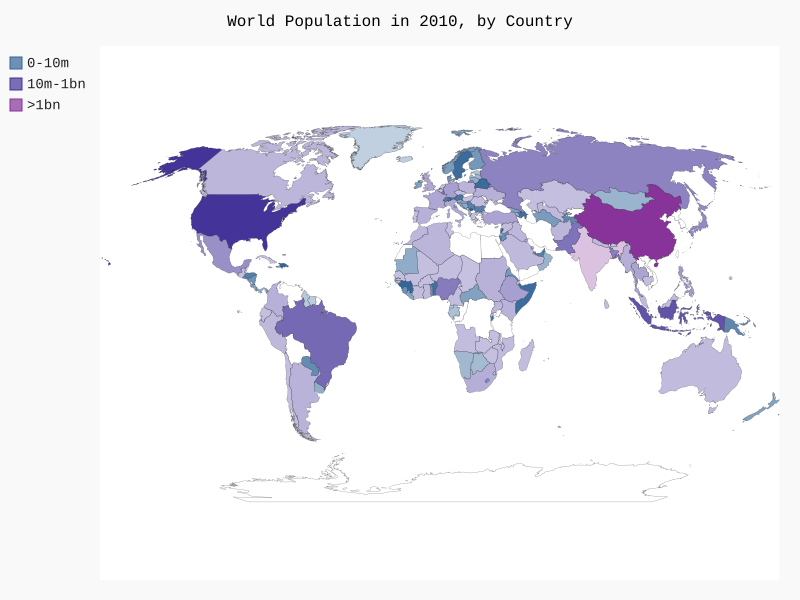

This figure's Python source:
import json

import pygal
from pygal.style import RotateStyle

from country_codes import get_country_code

# load the data into a list
filename = 'population_data.json'
with open(filename) as f:
    pop_data = json.load(f)

# build a dictionary of population data.
cc_populations = {}
# print the 2010 population for each country
for pop_dict in pop_data:
    if pop_dict['Year'] == '2010':
        country_name = pop_dict['Country Name']
        population = int(float(pop_dict['Value']))
        code = get_country_code(country_name)
        if code:
            cc_populations[code] = population

# group the countries into 3 population levels
cc_pops_1, cc_pops_2, cc_pops_3 = {}, {}, {}
for cc, pop in cc_populations.items():
    if pop < 10000000:
        cc_pops_1[cc] = pop
    elif pop < 1000000000:
        cc_pops_2[cc] = pop
    else:
        cc_pops_3[cc] = pop

# see how many countries are in each level
print(len(cc_pops_1), len(cc_pops_2), len(cc_pops_3))

wm_style = RotateStyle('#336699')
wm = pygal.maps.world.World(style=wm_style)
wm.title = 'World Population in 2010, by Country'
wm.add('0-10m', cc_pops_1)
wm.add('10m-1bn', cc_pops_2)
wm.add('>1bn', cc_pops_3)

wm.render_to_file('world_population.svg')
